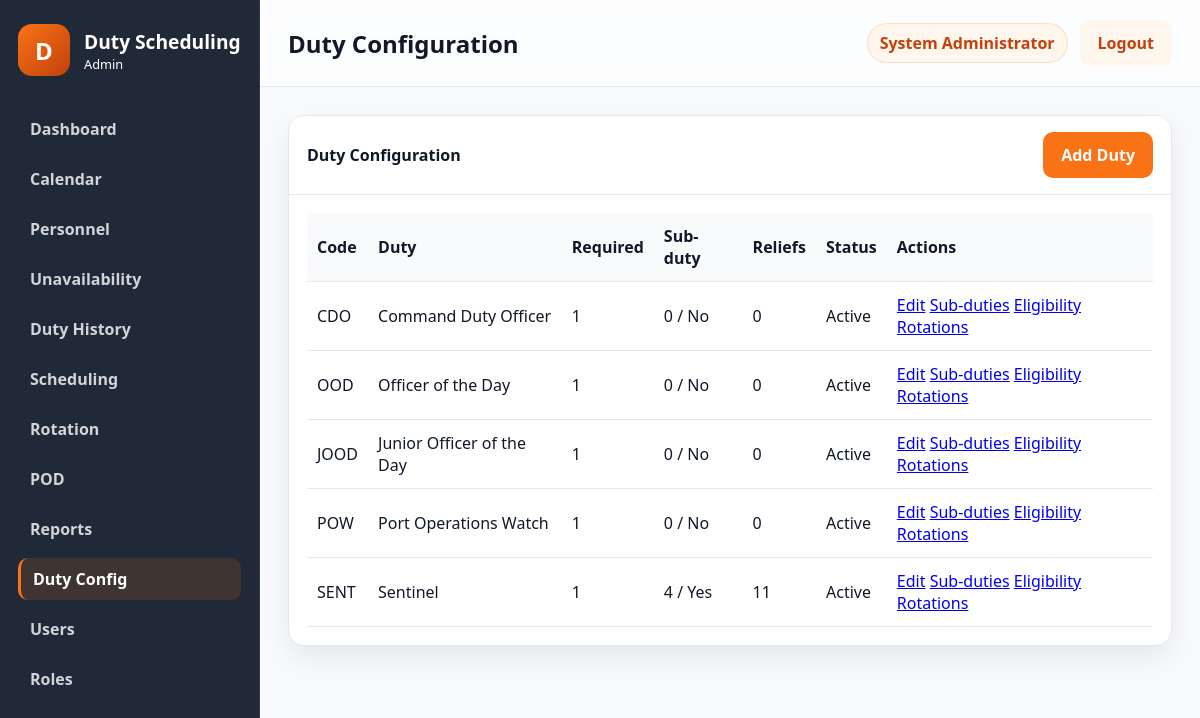
Page /public/?route=duties/index (signed in) on the committed database.
### tables this page shows
CREATE TABLE users (
    id INT NOT NULL AUTO_INCREMENT,
    username VARCHAR(50) NOT NULL,
    password_hash VARCHAR(255) NOT NULL,
    full_name VARCHAR(100) NOT NULL,
    email VARCHAR(100) NULL,
    role_id INT NOT NULL,
    status ENUM('active','inactive') NOT NULL DEFAULT 'active',
    failed_login_attempts INT NOT NULL DEFAULT 0,
    locked_until DATETIME NULL,
    last_login DATETIME NULL,
    created_at TIMESTAMP NOT NULL DEFAULT CURRENT_TIMESTAMP,
    updated_at TIMESTAMP NOT NULL DEFAULT CURRENT_TIMESTAMP ON UPDATE CURRENT_TIMESTAMP,
    PRIMARY KEY (id),
    UNIQUE KEY uk_users_username (username),
    KEY idx_users_role_id (role_id),
    CONSTRAINT fk_users_role_id FOREIGN KEY (role_id) REFERENCES roles (id)
        ON UPDATE CASCADE
        ON DELETE RESTRICT
);

CREATE TABLE duties (
    id INT NOT NULL AUTO_INCREMENT,
    duty_code VARCHAR(20) NOT NULL,
    duty_name VARCHAR(100) NOT NULL,
    description TEXT NULL,
    start_time TIME NULL,
    end_time TIME NULL,
    personnel_required INT NOT NULL DEFAULT 1,
    rotation_type ENUM('none','sequential') NOT NULL DEFAULT 'none',
    has_subduties TINYINT(1) NOT NULL DEFAULT 0,
    sort_order INT NULL,
    is_active TINYINT(1) NOT NULL DEFAULT 1,
    created_at TIMESTAMP NOT NULL DEFAULT CURRENT_TIMESTAMP,
    updated_at TIMESTAMP NOT NULL DEFAULT CURRENT_TIMESTAMP ON UPDATE CURRENT_TIMESTAMP,
    PRIMARY KEY (id),
    UNIQUE KEY uk_duties_duty_code (duty_code),
    KEY idx_duties_rotation_type (rotation_type),
    KEY idx_duties_is_active (is_active)
);

### controllers/DutyController.php (called while the page is built, shortened)
<?php
class DutyController
{
    public function index(): void
    {
        $pageTitle = 'Duty Configuration';
        $duties = Duty::all();
        include APP_ROOT . '/views/layouts/layout.php';
    }
}

### core/functions.php (called while the page is built, shortened)
<?php
function normalize_permission(string $permission): string
{
    $normalized = trim(strtolower($permission));
    $normalized = str_replace(':', '.', $normalized);
    $normalized = str_replace('_', '.', $normalized);
    return $normalized;
}
function e(mixed $value): string
{
    return htmlspecialchars((string) $value, ENT_QUOTES, 'UTF-8');
}
function user_has_permission(string $permission): bool
{
    $user = current_user();
    $permissions = $user['permissions'] ?? [];
    return in_array(normalize_permission($permission), $permissions, true);
}
function dispatch_controller(string $controllerName, string $methodName): void
{
    $controller = new $controllerName();
    $controller->{$methodName}();
}

### public/index.php (called while the page is built, shortened)
<?php
$route = trim((string) ($_GET['route'] ?? ''), " /\t\n\r");
$routeResolver = resolve_route($route);
[$controllerName, $actionName] = $routeResolver;
if ($route !== 'auth/login' && $route !== 'auth/logout' && !is_logged_in()) {
    redirect(APP_PUBLIC_URL . '/?route=auth/login');
}
dispatch_controller($controllerName, $actionName);

### core/auth.php (called while the page is built, shortened)
<?php
function is_logged_in(): bool
{
    $user = current_user();
    return !empty($user);
}
function current_user(): ?array
{
    $sessionUser = $_SESSION['user'] ?? null;
    $userId = (int) ($_SESSION['user_id'] ?? 0);
    if (is_array($sessionUser) && !empty($sessionUser['id'])) {
        $user = User::findById($userId);
        $role = Role::findById((int) ($user['role_id'] ?? 0));
        $user['role_name'] = $role['role_name'] ?? ($sessionUser['role_name'] ?? '');
        $user['permissions'] = Role::getPermissionsForRoleId((int) ($user['role_id'] ?? 0));
        return $user;
    }
    $user = User::findById($userId);
    $role = Role::findById((int) ($user['role_id'] ?? 0));
    $user['role_name'] = $role['role_name'] ?? '';
    $user['permissions'] = Role::getPermissionsForRoleId((int) ($user['role_id'] ?? 0));
    return $user;
}

### models/User.php (called while the page is built, shortened)
<?php
class User
{
    public static function findById(int $id): ?array
    {
        $pdo = get_db();
        $statement = $pdo->prepare(
            'SELECT u.*, r.role_name, r.permissions AS role_permissions
             FROM users u
             LEFT JOIN roles r ON r.id = u.role_id
             WHERE u.id = :id
             LIMIT 1'
        );
        $statement->execute([':id' => $id]);
        $user = $statement->fetch();
        $user['permissions'] = Role::decodePermissions($user['role_permissions'] ?? '[]');
        return $user;
    }
}

### models/Role.php (called while the page is built, shortened)
<?php
class Role
{
    public static function findById(int $id): ?array
    {
        $pdo = get_db();
        $statement = $pdo->prepare('SELECT * FROM roles WHERE id = :id LIMIT 1');
        $statement->execute([':id' => $id]);
        $role = $statement->fetch();
        return $role ?: null;
    }
    public static function getPermissionsForRoleId(int $roleId): array
    {
        $role = self::findById($roleId);
        return self::decodePermissions($role['permissions'] ?? '[]');
    }
    public static function decodePermissions(mixed $permissions): array
    {
        $values = [];
        if (is_array($permissions)) {
            $values = array_values($permissions);
        } else {
            $decoded = json_decode((string) $permissions, true);
            if (is_array($decoded)) {
                $values = array_values($decoded);
            }
        }
        $normalized = [];
        foreach ($values as $value) {
            $normalized[] = normalize_permission((string) $value);
        }
        return array_values(array_unique($normalized));
    }
}

### models/Duty.php (called while the page is built, shortened)
<?php
class Duty
{
    public static function all(): array
    {
        $pdo = get_db();
        $statement = $pdo->query('SELECT * FROM duties ORDER BY sort_order IS NULL, sort_order ASC, id ASC');
        return $statement->fetchAll() ?: [];
    }
    public static function subDutyCount(int $dutyId): int
    {
        $pdo = get_db();
        $statement = $pdo->prepare('SELECT COUNT(*) FROM duty_subduties WHERE duty_id = :duty_id');
        $statement->execute([':duty_id' => $dutyId]);
        return (int) $statement->fetchColumn();
    }
    public static function reliefCount(int $dutyId): int
    {
        $pdo = get_db();
        $statement = $pdo->prepare(
            'SELECT COUNT(*) FROM duty_reliefs dr
             INNER JOIN duty_subduties ds ON ds.id = dr.subduty_id
             WHERE ds.duty_id = :duty_id'
        );
        $statement->execute([':duty_id' => $dutyId]);
        return (int) $statement->fetchColumn();
    }
}

### views/duties/list.php (the view, shortened to what this page needs)
<div class="panel">
    <div class="panel-header">
        <span>Duty Configuration</span>
        <a class="btn btn-primary" href="<?= e(APP_PUBLIC_URL . '/?route=duties/create'); ?>">Add Duty</a>
    </div>
    <div class="panel-body">
        <table class="data-table">
            <thead>
                <tr>
                    <th>Code</th>
                    <th>Duty</th>
                    <th>Required</th>
                    <th>Sub-duty</th>
                    <th>Reliefs</th>
                    <th>Status</th>
                    <th>Actions</th>
                </tr>
            </thead>
            <tbody>
                <?php foreach ($duties as $duty): ?>
                    <tr>
                        <td><?= e($duty['duty_code'] ?? ''); ?></td>
                        <td><?= e($duty['duty_name'] ?? ''); ?></td>
                        <td><?= e((string) ($duty['personnel_required'] ?? 1)); ?></td>
                        <td><?= e((string) Duty::subDutyCount((int) ($duty['id'] ?? 0))); ?> / <?= e($duty['has_subduties'] ? 'Yes' : 'No'); ?></td>
                        <td><?= e((string) Duty::reliefCount((int) ($duty['id'] ?? 0))); ?></td>
                        <td><?= (int) ($duty['is_active'] ?? 1) === 1 ? 'Active' : 'Inactive'; ?></td>
                        <td>
                            <a href="<?= e(APP_PUBLIC_URL . '/?route=duties/edit&id=' . (int) ($duty['id'] ?? 0)); ?>">Edit</a>
                            <a href="<?= e(APP_PUBLIC_URL . '/?route=subduties/index&duty_id=' . (int) ($duty['id'] ?? 0)); ?>">Sub-duties</a>
                            <a href="<?= e(APP_PUBLIC_URL . '/?route=eligibility/index&duty_id=' . (int) ($duty['id'] ?? 0)); ?>">Eligibility</a>
                            <a href="<?= e(APP_PUBLIC_URL . '/?route=rotation-groups/index&duty_id=' . (int) ($duty['id'] ?? 0)); ?>">Rotations</a>
                        </td>
                    </tr>
                <?php endforeach; ?>
            </tbody>
        </table>
    </div>
</div>

### views/layouts/layout.php (shortened to what this page needs)
<?php
$user = $user ?? current_user();
$pageTitle = $pageTitle ?? 'Dashboard';
$viewFile = $viewFile ?? APP_ROOT . '/views/dashboard/index.php';
?>
<!doctype html>
<html lang="en">
<head>
    <link rel="stylesheet" href="<?= e(APP_PUBLIC_URL . '/assets/css/app.css'); ?>">
    <link rel="stylesheet" href="<?= e(APP_PUBLIC_URL . '/assets/css/print.css'); ?>">
</head>
<body class="app-body">
    <div class="app-shell">
        <?php include APP_ROOT . '/views/layouts/sidebar.php'; ?>
        <main class="main-panel">
            <header class="topbar no-print">
                <div>
                    <h1><?= e($pageTitle); ?></h1>
                </div>
                <div class="topbar-actions">
                    <span class="user-pill"><?= e($user['full_name'] ?? 'Administrator'); ?></span>
                    <a class="btn btn-secondary" href="<?= e(APP_PUBLIC_URL . '/?route=auth/logout'); ?>">Logout</a>
                </div>
            </header>
            <section class="content-area">
                <?php include $viewFile; ?>
            </section>
        </main>
    </div>
</body>
</html>

### public/assets/css/app.css (style rules this page uses)
:root { --primary: #F97316; --primary-dark: #C2410C; --primary-light: #FFF7ED; --dark: #1F2937; --bg: #F8FAFC; --border: #E5E7EB; --text: #111827; --muted: #6B7280; --shadow: 0 12px 30px rgba(15, 23, 42, 0.08); --radius: 16px; --card-bg: #FFFFFF; --danger: #DC2626; --success: #16A34A; --warning: #F59E0B; }
* { box-sizing: border-box; }
html, body { margin: 0; min-height: 100%; font-family: "Segoe UI", Tahoma, Geneva, Verdana, sans-serif; background: var(--bg); color: var(--text); }
body { min-height: 100vh; }
.btn { display: inline-flex; align-items: center; justify-content: center; padding: 12px 18px; border: none; border-radius: 10px; text-decoration: none; cursor: pointer; font-weight: 600; transition: opacity 0.2s ease; }
.btn-primary { background: var(--primary); color: #fff; }
.btn-secondary { background: var(--primary-light); color: var(--primary-dark); }
.app-body { background: var(--bg); }
.app-shell { display: flex; min-height: 100vh; }
.main-panel { flex: 1; display: flex; flex-direction: column; }
.topbar { display: flex; align-items: center; justify-content: space-between; padding: 20px 28px; background: rgba(255, 255, 255, 0.6); border-bottom: 1px solid var(--border); backdrop-filter: blur(10px); }
.topbar h1 { margin: 0; font-size: 1.5rem; }
.topbar-actions { display: flex; align-items: center; gap: 12px; }
.user-pill { background: var(--primary-light); color: var(--primary-dark); border: 1px solid rgba(249, 115, 22, 0.2); border-radius: 999px; padding: 8px 12px; font-weight: 600; }
.content-area { padding: 28px; }
.data-table { width: 100%; border-collapse: collapse; }
.data-table th, .data-table td { padding: 12px 10px; text-align: left; border-bottom: 1px solid var(--border); }
.data-table th { background: #f8fafc; }
.panel { background: var(--card-bg); border: 1px solid var(--border); border-radius: var(--radius); overflow: hidden; box-shadow: var(--shadow); }
.panel-header { display: flex; align-items: center; justify-content: space-between; padding: 16px 18px; border-bottom: 1px solid var(--border); background: #fff; font-weight: 700; }
.panel-body { padding: 18px; }
.no-print { print-color-adjust: exact; }

### public/assets/css/print.css (style rules this page uses)
body { background: #fff; }

### rows in the picture
users: full_name "System Administrator"
duties: duty_code "CDO", duty_name "Command Duty Officer", personnel_required "1", id "0", has_subduties "No", is_active "Active"
duties: duty_code "OOD", duty_name "Officer of the Day", personnel_required "1", id "0", has_subduties "No", is_active "Active"
duties: duty_code "JOOD", duty_name "Junior Officer of the Day", personnel_required "1", id "0", has_subduties "No", is_active "Active"
duties: duty_code "POW", duty_name "Port Operations Watch", personnel_required "1", id "0", has_subduties "No", is_active "Active"
duties: duty_code "SENT", duty_name "Sentinel", personnel_required "1", id "4", has_subduties "Yes", id "11", is_active "Active"

### other values in the picture
$item['label'] "Dashboard"
$item['label'] "Calendar"
$item['label'] "Personnel"
$item['label'] "Unavailability"
$item['label'] "Duty History"
$item['label'] "Scheduling"
$item['label'] "Rotation"
$item['label'] "POD"
$item['label'] "Reports"
$item['label'] "Duty Config"
$item['label'] "Users"
$item['label'] "Roles"
$pageTitle "Duty Configuration"
